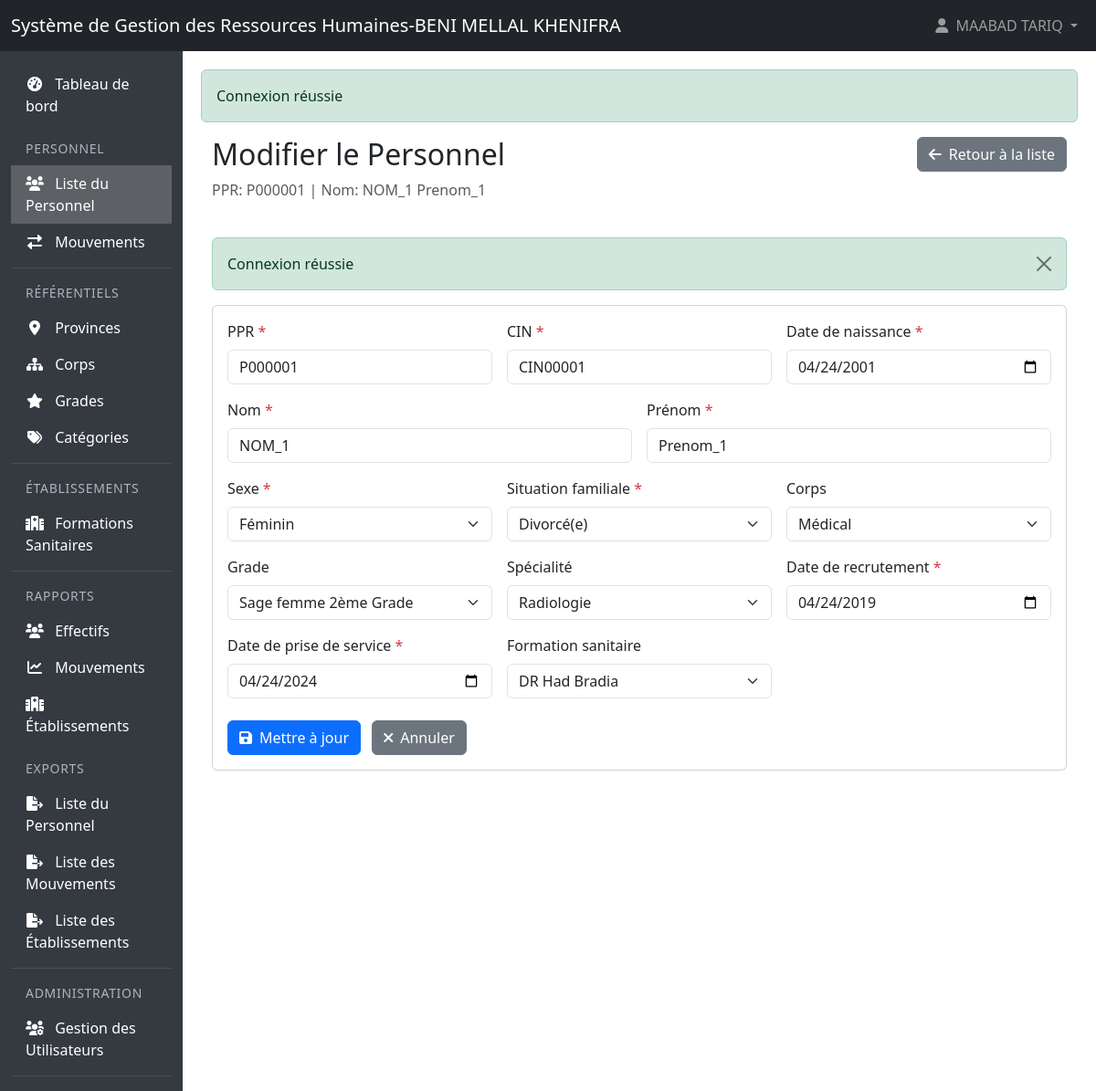
Page /APP_SGRHBMKH/personnel/edit/1 (signed in) on the committed database.
### tables this page shows
CREATE TABLE `personnel` (
  `id` int(11) NOT NULL,
  `ppr` varchar(10) NOT NULL,
  `nom` varchar(100) NOT NULL,
  `prenom` varchar(100) NOT NULL,
  `cin` varchar(20) NOT NULL,
  `date_naissance` date NOT NULL,
  `sexe` enum('M','F') NOT NULL,
  `situation_familiale` enum('CELIBATAIRE','MARIE','DIVORCE','VEUF') NOT NULL,
  `corps_id` int(11) DEFAULT NULL,
  `grade_id` int(11) DEFAULT NULL,
  `specialite_id` int(11) DEFAULT NULL,
  `date_recrutement` date NOT NULL,
  `date_prise_service` date NOT NULL,
  `formation_sanitaire_id` int(11) DEFAULT NULL,
  `created_at` timestamp NOT NULL DEFAULT current_timestamp(),
  `updated_at` timestamp NOT NULL DEFAULT current_timestamp() ON UPDATE current_timestamp(),
  `deleted_at` timestamp NULL DEFAULT NULL
);

CREATE TABLE `corps` (
  `id` int(11) NOT NULL,
  `nom_corps` varchar(100) NOT NULL,
  `type_corps` enum('MEDICAL','PARAMEDICAL','ADMINISTRATIF') NOT NULL DEFAULT 'ADMINISTRATIF',
  `description` text DEFAULT NULL,
  `created_at` timestamp NOT NULL DEFAULT current_timestamp(),
  `updated_at` timestamp NOT NULL DEFAULT current_timestamp() ON UPDATE current_timestamp(),
  `deleted_at` timestamp NULL DEFAULT NULL
);

CREATE TABLE `grades` (
  `id` int(11) NOT NULL,
  `nom_grade` varchar(100) NOT NULL,
  `corps_id` int(11) DEFAULT NULL,
  `echelle` varchar(50) DEFAULT NULL,
  `created_at` timestamp NOT NULL DEFAULT current_timestamp(),
  `updated_at` timestamp NOT NULL DEFAULT current_timestamp() ON UPDATE current_timestamp(),
  `deleted_at` timestamp NULL DEFAULT NULL
);

CREATE TABLE `specialites` (
  `id` int(11) NOT NULL,
  `nom_specialite` varchar(100) NOT NULL,
  `description` text DEFAULT NULL,
  `created_at` timestamp NOT NULL DEFAULT current_timestamp(),
  `updated_at` timestamp NOT NULL DEFAULT current_timestamp() ON UPDATE current_timestamp(),
  `deleted_at` timestamp NULL DEFAULT NULL
);

CREATE TABLE `formations_sanitaires` (
  `id` int(11) NOT NULL,
  `nom_formation` varchar(255) NOT NULL,
  `type_formation` varchar(100) DEFAULT NULL,
  `province_id` int(11) DEFAULT NULL,
  `categorie_id` int(11) DEFAULT NULL,
  `milieu` enum('URBAIN','RURAL') NOT NULL,
  `created_at` timestamp NOT NULL DEFAULT current_timestamp(),
  `updated_at` timestamp NOT NULL DEFAULT current_timestamp() ON UPDATE current_timestamp(),
  `deleted_at` timestamp NULL DEFAULT NULL
);

### views/personnel/_form.php (the view, shortened to what the rows shown need)
<?php
$isEdit = isset($personnel['id']);
$formAction = $isEdit ? "/APP_SGRHBMKH/personnel/update/{$personnel['id']}" : "/APP_SGRHBMKH/personnel/store";
?>
<form action="<?php echo $formAction; ?>" method="POST" class="needs-validation" novalidate enctype="multipart/form-data">
    <div class="row g-3">
        <div class="col-md-4">
            <label for="ppr" class="form-label">PPR <span class="text-danger">*</span></label>
            <input type="text"
                   class="form-control <?php echo isset($errors['ppr']) ? 'is-invalid' : ''; ?>"
                   id="ppr"
                   name="ppr"
                   value="<?php echo htmlspecialchars($personnel['ppr'] ?? ''); ?>"
                   required>
        </div>
        <div class="col-md-4">
            <label for="cin" class="form-label">CIN <span class="text-danger">*</span></label>
            <input type="text"
                   class="form-control <?php echo isset($errors['cin']) ? 'is-invalid' : ''; ?>"
                   id="cin"
                   name="cin"
                   value="<?php echo htmlspecialchars($personnel['cin'] ?? ''); ?>"
                   required>
        </div>
        <div class="col-md-4">
            <label for="date_naissance" class="form-label">Date de naissance <span class="text-danger">*</span></label>
            <input type="date"
                   class="form-control <?php echo isset($errors['date_naissance']) ? 'is-invalid' : ''; ?>"
                   id="date_naissance"
                   name="date_naissance"
                   value="<?php echo htmlspecialchars($personnel['date_naissance'] ?? ''); ?>"
                   required>
        </div>
        <div class="col-md-6">
            <label for="nom" class="form-label">Nom <span class="text-danger">*</span></label>
            <input type="text"
                   class="form-control <?php echo isset($errors['nom']) ? 'is-invalid' : ''; ?>"
                   id="nom"
                   name="nom"
                   value="<?php echo htmlspecialchars($personnel['nom'] ?? ''); ?>"
                   required>
        </div>
        <div class="col-md-6">
            <label for="prenom" class="form-label">Prénom <span class="text-danger">*</span></label>
            <input type="text"
                   class="form-control <?php echo isset($errors['prenom']) ? 'is-invalid' : ''; ?>"
                   id="prenom"
                   name="prenom"
                   value="<?php echo htmlspecialchars($personnel['prenom'] ?? ''); ?>"
                   required>
        </div>
        <div class="col-md-4">
            <label for="sexe" class="form-label">Sexe <span class="text-danger">*</span></label>
            <select class="form-select <?php echo isset($errors['sexe']) ? 'is-invalid' : ''; ?>"
                    id="sexe"
                    name="sexe"
                    required>
                <option value="F" <?php echo (isset($personnel['sexe']) && $personnel['sexe'] === 'F') ? 'selected' : ''; ?>>Féminin</option>
            </select>
        </div>
        <div class="col-md-4">
            <label for="situation_familiale" class="form-label">Situation familiale <span class="text-danger">*</span></label>
            <select class="form-select <?php echo isset($errors['situation_familiale']) ? 'is-invalid' : ''; ?>"
                    id="situation_familiale"
                    name="situation_familiale"
                    required>
                <option value="DIVORCE" <?php echo (isset($personnel['situation_familiale']) && $personnel['situation_familiale'] === 'DIVORCE') ? 'selected' : ''; ?>>Divorcé(e)</option>
            </select>
        </div>
        <div class="col-md-4">
            <label for="corps_id" class="form-label">Corps</label>
            <select class="form-select" id="corps_id" name="corps_id">
                <?php foreach ($corps ?? [] as $c): ?>
                    <option value="<?php echo $c['id']; ?>"
                            <?php echo (isset($personnel['corps_id']) && $personnel['corps_id'] == $c['id']) ? 'selected' : ''; ?>>
                        <?php echo htmlspecialchars($c['nom_corps']); ?>
                    </option>
                <?php endforeach; ?>
            </select>
        </div>
        <div class="col-md-4">
            <label for="grade_id" class="form-label">Grade</label>
            <select class="form-select" id="grade_id" name="grade_id">
                <?php foreach ($grades ?? [] as $g): ?>
                    <option value="<?php echo $g['id']; ?>"
                            <?php echo (isset($personnel['grade_id']) && $personnel['grade_id'] == $g['id']) ? 'selected' : ''; ?>>
                        <?php echo htmlspecialchars($g['nom_grade']); ?>
                    </option>
                <?php endforeach; ?>
            </select>
        </div>
        <div class="col-md-4">
            <label for="specialite_id" class="form-label">Spécialité</label>
            <select class="form-select" id="specialite_id" name="specialite_id">
                <?php foreach ($specialites ?? [] as $s): ?>
                    <option value="<?php echo $s['id']; ?>"
                            <?php echo (isset($personnel['specialite_id']) && $personnel['specialite_id'] == $s['id']) ? 'selected' : ''; ?>>
                        <?php echo htmlspecialchars($s['nom_specialite']); ?>
                    </option>
                <?php endforeach; ?>
            </select>
        </div>
        <div class="col-md-4">
            <label for="date_recrutement" class="form-label">Date de recrutement <span class="text-danger">*</span></label>
            <input type="date"
                   class="form-control <?php echo isset($errors['date_recrutement']) ? 'is-invalid' : ''; ?>"
                   id="date_recrutement"
                   name="date_recrutement"
                   value="<?php echo htmlspecialchars($personnel['date_recrutement'] ?? ''); ?>"
                   required>
        </div>
        <div class="col-md-4">
            <label for="date_prise_service" class="form-label">Date de prise de service <span class="text-danger">*</span></label>
            <input type="date"
                   class="form-control <?php echo isset($errors['date_prise_service']) ? 'is-invalid' : ''; ?>"
                   id="date_prise_service"
                   name="date_prise_service"
                   value="<?php echo htmlspecialchars($personnel['date_prise_service'] ?? ''); ?>"
                   required>
        </div>
        <div class="col-md-4">
            <label for="formation_sanitaire_id" class="form-label">Formation sanitaire</label>
            <select class="form-select" id="formation_sanitaire_id" name="formation_sanitaire_id">
                <?php foreach ($formations_sanitaires ?? [] as $fs): ?>
                    <option value="<?php echo $fs['id']; ?>"
                            <?php echo (isset($personnel['formation_sanitaire_id']) && $personnel['formation_sanitaire_id'] == $fs['id']) ? 'selected' : ''; ?>>
                        <?php echo htmlspecialchars($fs['nom_formation']); ?>
                    </option>
                <?php endforeach; ?>
            </select>
        </div>
    </div>
    <div class="mt-4">
        <button type="submit" class="btn btn-primary">
            <i class="fas fa-save me-2"></i><?php echo $isEdit ? 'Mettre à jour' : 'Enregistrer'; ?>
        </button>
        <a href="/APP_SGRHBMKH/personnel" class="btn btn-secondary ms-2">
            <i class="fas fa-times me-2"></i>Annuler
        </a>
    </div>
</form>

### views/personnel/edit.php (shortened to what the rows shown need)
<div class="container-fluid">
    <div class="row mb-4">
        <div class="col">
            <h2>Modifier le Personnel</h2>
            <p class="text-muted">
                PPR: <?php echo htmlspecialchars($personnel['ppr']); ?> |
                Nom: <?php echo htmlspecialchars($personnel['nom'] . ' ' . $personnel['prenom']); ?>
            </p>
        </div>
        <div class="col text-end">
            <a href="/APP_SGRHBMKH/personnel" class="btn btn-secondary">
                <i class="fas fa-arrow-left me-2"></i>Retour à la liste
            </a>
        </div>
    </div>
    <?php if (isset($messages) && !empty($messages)): ?>
        <?php foreach ($messages as $message): ?>
            <div class="alert alert-<?php echo $message['type'] === 'error' ? 'danger' : $message['type']; ?> alert-dismissible fade show">
                <?php echo $message['message']; ?>
                <button type="button" class="btn-close" data-bs-dismiss="alert"></button>
            </div>
        <?php endforeach; ?>
    <?php endif; ?>
    <div class="card">
        <div class="card-body">
            <?php include '_form.php'; ?>
        </div>
    </div>
</div>

### rows in the picture
personnel: ppr "P000001", nom+prenom "NOM_1 Prenom_1", cin "CIN00001", date_naissance "04/24/2001", nom "NOM_1", prenom "Prenom_1", sexe "Féminin", situation_familiale "Divorcé(e)", corps_id "Médical", grade_id "Sage femme 2ème Grade", specialite_id "Radiologie", date_recrutement "04/24/2019", date_prise_service "04/24/2024", formation_sanitaire_id "DR Had Bradia"

### other values in the picture
$_SESSION['user_name'] "MAABAD TARIQ"
$message['message'] "Connexion réussie"
